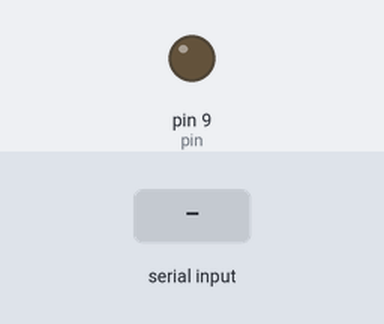
A sketch run on a simulated Arduino Uno, built with avr-gcc and run on an emulated ATmega328P. Shown: output pins drawn as LEDs (lit = HIGH). Inputs (shaded band) come from the test bench. What the sketch prints to the serial monitor is not drawn.

Above: at 1.2 s.
1.3 s: "90,45\n" received over Serial
At 1.8 s:
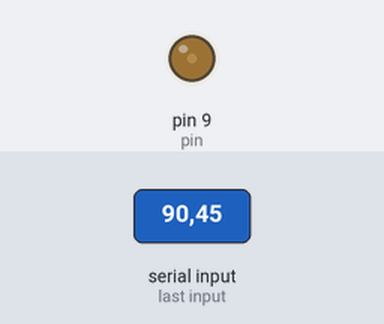
3.8 s: "30,150\n" received over Serial
At 4.6 s:
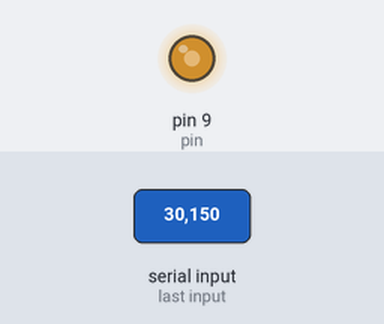
6.3 s: "200\n" received over Serial
At 6.7 s:
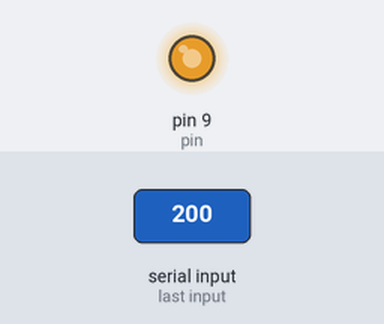
Timing chart, 0 to 9.3 s (numbered marks = the images above; inputs shaded):
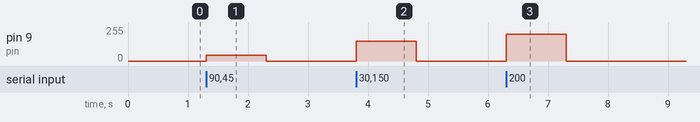

The sketch:

motorspeed.ino
```cpp
int pin=9;
int speeds;
void setup() {
pinMode(pin,OUTPUT);
Serial.begin(9600);
Serial.println("enter speed value between 0 to 255: ");
}

void loop() {
speeds=Serial.parseInt();
if((speeds>=0)&&(speeds<=255))
analogWrite(pin,speeds);

}
```

Measured:
- after the input at 1.3 s, pin 9 (pin): 0/255 → 45/255 at once, → 0/255 1.0 s later
- after the input at 3.8 s, pin 9 (pin): 0/255 → 150/255 at once, → 0/255 1.0 s later
- after the input at 6.3 s, pin 9 (pin): 0/255 → 200/255 at once, → 0/255 1.0 s later
